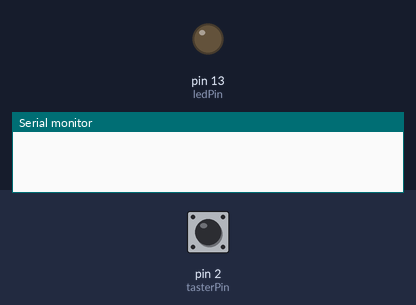
Bench run of a sketch on a simulated Arduino Uno, built with avr-gcc and run on an emulated ATmega328P. On the bench: output pins drawn as LEDs (lit = HIGH), the last lines printed to the serial monitor. The inputs (shaded band) are chosen by the test bench; at power-on: pin 2 (tasterPin) LOW.

Above: at 1.2 s.
1.3 s: pin 2 (tasterPin) pulled HIGH for 0.15 s
2.9 s: pin 2 (tasterPin) pulled HIGH for 1 s
At 3.5 s:
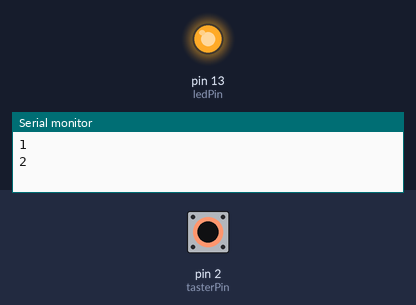
5.4 s: pin 2 (tasterPin) pulled HIGH for 3.2 s
At 6.6 s:
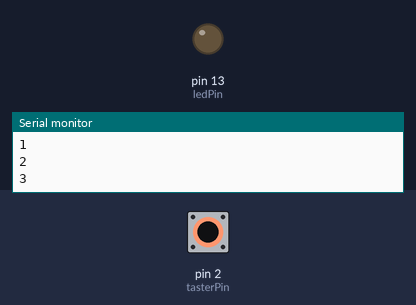
Timing chart, 0 to 8.4 s (numbered marks = the images above; inputs shaded):
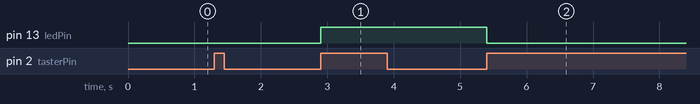

The sketch:

Interrupt0_Taster_steuertLED_Toggle.ino
```cpp
/*   Taster per Interrupt lesen und LED toggeln lassen
Diese SW fumtioniert nur zuverlässig mit HW Entprellung! */

const int ledPin = 13;            // extra oder eingebaute LED
const int tasterPin = 2;          // Taster am int0
volatile byte ledStatus = 0;      // Led Status wird von ISR getoggelt
volatile int  ISRCounter = 0;     // zählt alle ISR Aufrufe
int ISRCounterOld = 0;            // alten Zaehlerstand merken

void setup()
{
  Serial.begin(9600);             // Serielle Schnittstelle öffnen
  pinMode(ledPin, OUTPUT);        // LED Pin daher OUTPUT
  attachInterrupt(0, ISRledToggeln, RISING); // Interrupt=0, ISR-Name,
}  // setup                         Interrupt bei steigender Flanke

void loop()
{
  //  beliebiger komplexter Code
  if (ISRCounter != ISRCounterOld) // ISR Zaehler geaendert ?
  {
    Serial.println(ISRCounter);    // Dann Zaehler anzeigen
    ISRCounterOld = ISRCounter;    // Alter gleich aktueller Zaehlerstand
  }  // If
}  // loop

void ISRledToggeln()              // die Interrupt Fkt ISR
{ // Immer wenn die Taste gedrückt wird, wird diese Fkt aufgerufen
  ISRCounter++;                   // Jeder ISR Aufruf wird gezaehlt
  digitalWrite(ledPin, ledStatus);
  ledStatus = !ledStatus;         // Toggeln
} // fct ISR
```

Measured:
- after the input at 2.9 s, pin 13 (ledPin): LOW → HIGH at once
- after the input at 5.4 s, pin 13 (ledPin): HIGH → LOW at once
